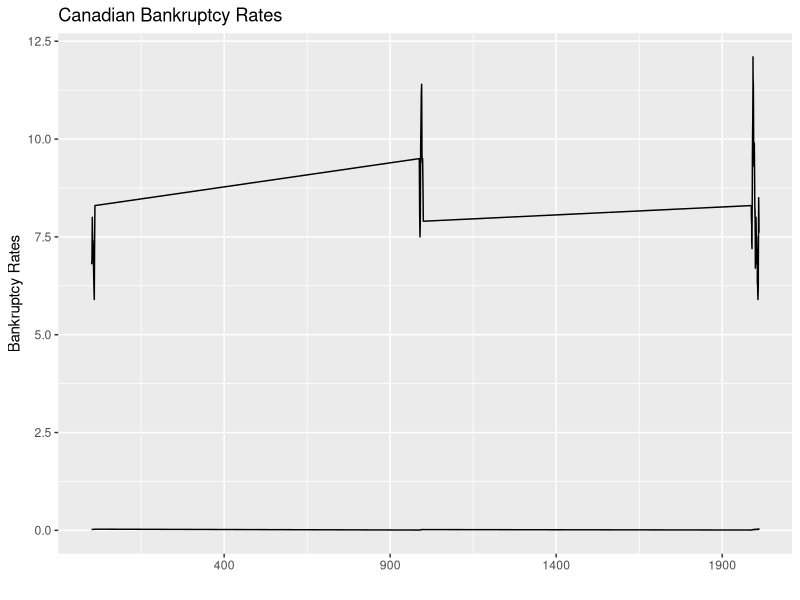

This figure's R source:
## ---- chunk 1
knitr::opts_chunk$set(echo = FALSE)
library(dplyr)
library(ggplot2)
## ---- chunk 2
df <- read.csv("train.csv")
time_s <- df %>% dplyr::select(Bankruptcy_Rate) %>% ts()
## ---- chunk 3
##re-format date so we cna plot using ggplot
df$Date <-zoo::as.Date(zoo::as.yearmon(sprintf("%06s",as.character(df$Month)), "%m%Y"))
## ---- chunk 4
ggplot(df, aes(Date, Bankruptcy_Rate)) + geom_line()  + xlab("") + ylab("Bankruptcy Rates") + ggtitle("Canadian Bankruptcy Rates ") + geom_line(aes(Date, Unemployment_Rate))
